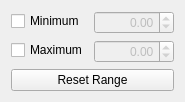
<?xml version="1.0" encoding="UTF-8"?>
<ui version="4.0">
 <class>DataFilterOptions</class>
 <widget class="QWidget" name="DataFilterOptions">
  <property name="geometry">
   <rect>
    <x>0</x>
    <y>0</y>
    <width>185</width>
    <height>86</height>
   </rect>
  </property>
  <property name="windowTitle">
   <string>Form</string>
  </property>
  <layout class="QFormLayout" name="formLayout">
   <property name="fieldGrowthPolicy">
    <enum>QFormLayout::AllNonFixedFieldsGrow</enum>
   </property>
   <property name="labelAlignment">
    <set>Qt::AlignLeading|Qt::AlignLeft|Qt::AlignVCenter</set>
   </property>
   <item row="0" column="0">
    <widget class="QCheckBox" name="useMinimum">
     <property name="text">
      <string>Minimum</string>
     </property>
    </widget>
   </item>
   <item row="0" column="1">
    <widget class="QDoubleSpinBox" name="minimum">
     <property name="enabled">
      <bool>false</bool>
     </property>
     <property name="alignment">
      <set>Qt::AlignRight|Qt::AlignTrailing|Qt::AlignVCenter</set>
     </property>
     <property name="minimum">
      <double>-9999.989999999999782</double>
     </property>
     <property name="maximum">
      <double>9999.989999999999782</double>
     </property>
    </widget>
   </item>
   <item row="1" column="0">
    <widget class="QCheckBox" name="useMaximum">
     <property name="text">
      <string>Maximum</string>
     </property>
    </widget>
   </item>
   <item row="1" column="1">
    <widget class="QDoubleSpinBox" name="maximum">
     <property name="enabled">
      <bool>false</bool>
     </property>
     <property name="alignment">
      <set>Qt::AlignRight|Qt::AlignTrailing|Qt::AlignVCenter</set>
     </property>
     <property name="minimum">
      <double>-9999.989999999999782</double>
     </property>
     <property name="maximum">
      <double>9999.989999999999782</double>
     </property>
    </widget>
   </item>
   <item row="2" column="0" colspan="2">
    <widget class="QPushButton" name="reset">
     <property name="text">
      <string>Reset Range</string>
     </property>
    </widget>
   </item>
  </layout>
 </widget>
 <resources/>
 <connections>
  <connection>
   <sender>useMinimum</sender>
   <signal>toggled(bool)</signal>
   <receiver>minimum</receiver>
   <slot>setEnabled(bool)</slot>
   <hints>
    <hint type="sourcelabel">
     <x>74</x>
     <y>70</y>
    </hint>
    <hint type="destinationlabel">
     <x>180</x>
     <y>71</y>
    </hint>
   </hints>
  </connection>
  <connection>
   <sender>useMaximum</sender>
   <signal>toggled(bool)</signal>
   <receiver>maximum</receiver>
   <slot>setEnabled(bool)</slot>
   <hints>
    <hint type="sourcelabel">
     <x>64</x>
     <y>110</y>
    </hint>
    <hint type="destinationlabel">
     <x>180</x>
     <y>111</y>
    </hint>
   </hints>
  </connection>
 </connections>
</ui>
